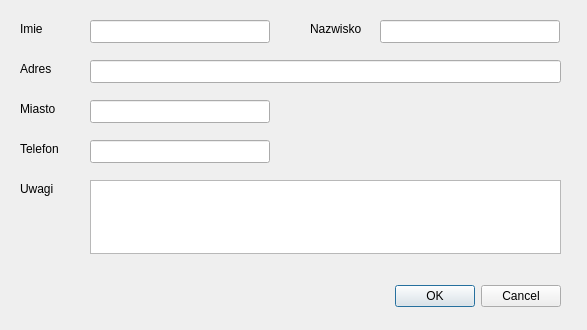
<?xml version="1.0" encoding="UTF-8"?>
<ui version="4.0">
 <class>Worker</class>
 <widget class="QDialog" name="Worker">
  <property name="geometry">
   <rect>
    <x>0</x>
    <y>0</y>
    <width>587</width>
    <height>330</height>
   </rect>
  </property>
  <property name="windowTitle">
   <string>Dialog</string>
  </property>
  <widget class="QDialogButtonBox" name="buttonBox">
   <property name="geometry">
    <rect>
     <x>220</x>
     <y>280</y>
     <width>341</width>
     <height>32</height>
    </rect>
   </property>
   <property name="orientation">
    <enum>Qt::Horizontal</enum>
   </property>
   <property name="standardButtons">
    <set>QDialogButtonBox::Cancel|QDialogButtonBox::Ok</set>
   </property>
  </widget>
  <widget class="QLineEdit" name="nameLineEdit">
   <property name="geometry">
    <rect>
     <x>90</x>
     <y>20</y>
     <width>180</width>
     <height>23</height>
    </rect>
   </property>
  </widget>
  <widget class="QLineEdit" name="surnameLineEdit">
   <property name="geometry">
    <rect>
     <x>380</x>
     <y>20</y>
     <width>180</width>
     <height>23</height>
    </rect>
   </property>
  </widget>
  <widget class="QLineEdit" name="addressLineEdit">
   <property name="geometry">
    <rect>
     <x>90</x>
     <y>60</y>
     <width>471</width>
     <height>23</height>
    </rect>
   </property>
  </widget>
  <widget class="QLineEdit" name="cityLineEdit">
   <property name="geometry">
    <rect>
     <x>90</x>
     <y>100</y>
     <width>180</width>
     <height>23</height>
    </rect>
   </property>
  </widget>
  <widget class="QLineEdit" name="phoneLineEdit">
   <property name="geometry">
    <rect>
     <x>90</x>
     <y>140</y>
     <width>180</width>
     <height>23</height>
    </rect>
   </property>
  </widget>
  <widget class="QLabel" name="label">
   <property name="geometry">
    <rect>
     <x>20</x>
     <y>20</y>
     <width>58</width>
     <height>18</height>
    </rect>
   </property>
   <property name="layoutDirection">
    <enum>Qt::LeftToRight</enum>
   </property>
   <property name="text">
    <string>Imie</string>
   </property>
   <property name="alignment">
    <set>Qt::AlignLeading|Qt::AlignLeft|Qt::AlignVCenter</set>
   </property>
  </widget>
  <widget class="QLabel" name="label_2">
   <property name="geometry">
    <rect>
     <x>310</x>
     <y>20</y>
     <width>58</width>
     <height>18</height>
    </rect>
   </property>
   <property name="text">
    <string>Nazwisko</string>
   </property>
   <property name="alignment">
    <set>Qt::AlignLeading|Qt::AlignLeft|Qt::AlignVCenter</set>
   </property>
  </widget>
  <widget class="QLabel" name="label_3">
   <property name="geometry">
    <rect>
     <x>20</x>
     <y>60</y>
     <width>58</width>
     <height>18</height>
    </rect>
   </property>
   <property name="text">
    <string>Adres</string>
   </property>
   <property name="alignment">
    <set>Qt::AlignLeading|Qt::AlignLeft|Qt::AlignVCenter</set>
   </property>
  </widget>
  <widget class="QLabel" name="label_4">
   <property name="geometry">
    <rect>
     <x>20</x>
     <y>100</y>
     <width>58</width>
     <height>18</height>
    </rect>
   </property>
   <property name="text">
    <string>Miasto</string>
   </property>
   <property name="alignment">
    <set>Qt::AlignLeading|Qt::AlignLeft|Qt::AlignVCenter</set>
   </property>
  </widget>
  <widget class="QLabel" name="label_5">
   <property name="geometry">
    <rect>
     <x>20</x>
     <y>140</y>
     <width>58</width>
     <height>18</height>
    </rect>
   </property>
   <property name="text">
    <string>Telefon</string>
   </property>
   <property name="alignment">
    <set>Qt::AlignLeading|Qt::AlignLeft|Qt::AlignVCenter</set>
   </property>
  </widget>
  <widget class="QLabel" name="label_6">
   <property name="geometry">
    <rect>
     <x>20</x>
     <y>180</y>
     <width>58</width>
     <height>18</height>
    </rect>
   </property>
   <property name="text">
    <string>Uwagi</string>
   </property>
   <property name="alignment">
    <set>Qt::AlignLeading|Qt::AlignLeft|Qt::AlignVCenter</set>
   </property>
  </widget>
  <widget class="QTextEdit" name="commentTextEdit">
   <property name="geometry">
    <rect>
     <x>90</x>
     <y>180</y>
     <width>471</width>
     <height>74</height>
    </rect>
   </property>
  </widget>
 </widget>
 <resources/>
 <connections>
  <connection>
   <sender>buttonBox</sender>
   <signal>accepted()</signal>
   <receiver>Worker</receiver>
   <slot>accept()</slot>
   <hints>
    <hint type="sourcelabel">
     <x>438</x>
     <y>294</y>
    </hint>
    <hint type="destinationlabel">
     <x>157</x>
     <y>274</y>
    </hint>
   </hints>
  </connection>
  <connection>
   <sender>buttonBox</sender>
   <signal>rejected()</signal>
   <receiver>Worker</receiver>
   <slot>reject()</slot>
   <hints>
    <hint type="sourcelabel">
     <x>506</x>
     <y>300</y>
    </hint>
    <hint type="destinationlabel">
     <x>286</x>
     <y>274</y>
    </hint>
   </hints>
  </connection>
 </connections>
</ui>
